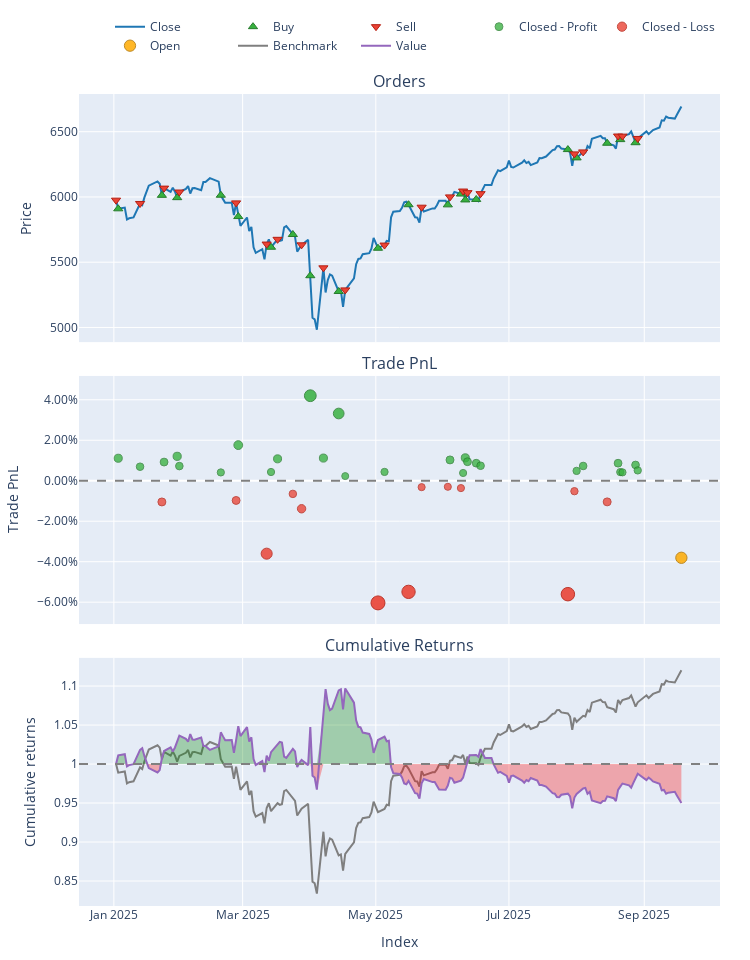

The code cell stored with this chart in its notebook:
### Code cell
import pandas as pd
import numpy as np
from sklearn.ensemble import RandomForestRegressor
from sklearn.metrics import mean_absolute_error
import matplotlib.pyplot as plt

window_years = 3  # nombre d'années de données pour entraîner (ex : 3 ans)
trading_days_per_year = 250
window_size = window_years * trading_days_per_year  # ~750 jours
start_date = '2020-01-01'
end_date = '2025-09-18'
df = data.copy()

features = df.drop(columns=['cible'])
target = df['cible']

# === Initialisation des listes === #
predictions = []
true_values = []
prediction_dates = []
signals = []          # signal d'achat (True) ou non (False)
portfolio_returns = []  # rendement journalier du portefeuille

for current_date in pd.date_range(start=start_date, end=end_date, freq='B'):  # freq='B' = jours ouvrés
    if current_date not in df.index:
        continue

    end_train_idx = df.index.get_loc(current_date)
    start_train_idx = end_train_idx - window_size

    if start_train_idx < 0:
        continue  # pas assez d'historique

    # Définir les fenêtres d'entraînement et de test
    X_train = features.iloc[start_train_idx:end_train_idx]
    y_train = target.iloc[start_train_idx:end_train_idx]

    X_test = features.loc[[current_date]]
    y_test = target.loc[current_date]

    # Entraîner le modèle
    model = RandomForestRegressor(n_estimators=250, random_state=42, n_jobs=-1)
    model.fit(X_train, y_train)

    # Prédire
    y_pred = model.predict(X_test)[0]

    # Stocker
    predictions.append(y_pred)
    true_values.append(y_test)
    prediction_dates.append(current_date)

    # Calculer le signal : acheter si la prédiction est plus haute que le dernier prix connu
    last_price = y_train.iloc[-1]
    signal = y_pred > last_price
    signals.append(signal)

    print(f"Date {current_date.date()} : entraînement modèle, prédiction et backtesting...")

# Pour aligner les dates des rendements (décalage d’un jour par rapport aux signaux)
returns_dates = prediction_dates[1:]

# === Résultats === #
results = pd.DataFrame({
    'Valeur réelle': true_values,
    'Prédiction': predictions,
    'Signal achat': signals
}, index=prediction_dates)

previous_price = df['cible'].reindex(results.index)
long_entries = results['Prédiction'] > previous_price
long_exits = results['Prédiction'] < previous_price

short_entries = results['Prédiction'] < previous_price
short_exits = results['Prédiction'] > previous_price
price = df['cible'].reindex(results.index)

portfolio = vbt.Portfolio.from_signals(
    close=price,
    entries=long_entries,
    exits = long_exits,
    short_entries = short_entries,
    short_exits = short_exits
)

portfolio.plot().show()
print(portfolio.stats())

# === Évaluation === #
mae = mean_absolute_error(results['Valeur réelle'], results['Prédiction'])
print(f"\n✅ MAE global ({start_date} ➜ {end_date}): {mae:.2f}\n")

print(results.head())

# === Performance portefeuille === #
portfolio_returns = np.array(portfolio_returns)
cumulative_returns = np.cumprod(1 + portfolio_returns) - 1

print(f"Retour cumulé du portefeuille: {cumulative_returns[-1]:.2%}")

# === Affichage === #
plt.figure(figsize=(12,6))
plt.plot(results.index, results['Valeur réelle'], label='Valeur réelle', color='blue')
plt.plot(results.index, results['Prédiction'], label='Prédiction', color='red', alpha=0.7)
plt.title("Modèle Random Forest avec fenêtre glissante")
plt.xlabel("Date")
plt.ylabel("S&P 500 (ou cible)")
plt.legend()
plt.grid(True, alpha=0.3)
plt.tight_layout()
plt.show()

### Figure 1 — Plotly figure (JSON) as saved in the notebook; plotly's stock layout.template omitted (floating-point values rounded to 4 significant figures; data arrays with more than 128 entries replaced by an {"elided": "..."} marker saying what was removed)
{"data": [{"legendgroup": "0", "line": {"color": "#1f77b4"}, "name": "Close", "showlegend": true, "type": "scatter", "uid": "d934f40d-a7bc-4e01-9db0-3ce3845ef77c", "x": {"elided": "178 str values"}, "xaxis": "x", "y": {"elided": "178 float values"}, "yaxis": "y"}, {"customdata": [[1.0, 0.03385, 0.0], [3.0, 0.03387, 0.0], [5.0, 0.03392, 0.0], [7.0, 0.03447, 0.0], [9.0, 0.03523, 0.0], [11.0, 0.03601, 0.0], [13.0, 0.03593, 0.0], [15.0, 0.03726, 0.0], [17.0, 0.04016, 0.0], [19.0, 0.03913, 0.0], [21.0, 0.03485, 0.0], [23.0, 0.03284, 0.0], [25.0, 0.03262, 0.0], [27.0, 0.03288, 0.0], [29.0, 0.03354, 0.0], [31.0, 0.03203, 0.0], [33.0, 0.03039, 0.0], [35.0, 0.03022, 0.0], [37.0, 0.03003, 0.0], [39.0, 0.0304, 0.0]], "hovertemplate": "Order Id: %{customdata[0]}<br>Timestamp: %{x}<br>Price: %{y}<br>Size: %{customdata[1]:.6f}<br>Fees: %{customdata[2]:.6f}", "legendgroup": "1", "marker": {"color": "#37B13F", "line": {"color": "rgb(38,123,44)", "width": 1}, "size": 8, "symbol": "triangle-up"}, "mode": "markers", "name": "Buy", "type": "scatter", "uid": "40cc941c-a470-4e23-9782-4cfccc86ddcc", "x": ["2025-01-03T00:00:00.000000000", "2025-01-23T00:00:00.000000000", "2025-01-30T00:00:00.000000000", "2025-02-19T00:00:00.000000000", "2025-02-27T00:00:00.000000000", "2025-03-14T00:00:00.000000000", "2025-03-24T00:00:00.000000000", "2025-04-01T00:00:00.000000000", "2025-04-14T00:00:00.000000000", "2025-05-02T00:00:00.000000000", "2025-05-16T00:00:00.000000000", "2025-06-03T00:00:00.000000000", "2025-06-09T00:00:00.000000000", "2025-06-11T00:00:00.000000000", "2025-06-16T00:00:00.000000000", "2025-07-28T00:00:00.000000000", "2025-08-01T00:00:00.000000000", "2025-08-15T00:00:00.000000000", "2025-08-21T00:00:00.000000000", "2025-08-28T00:00:00.000000000"], "xaxis": "x", "y": [5909.0, 6012.0, 5995.0, 6013.0, 5850.0, 5615.0, 5712.0, 5397.0, 5276.0, 5607.0, 5940.0, 5939.0, 6022.0, 5977.0, 5981.0, 6363.0, 6299.0, 6411.0, 6439.0, 6416.0], "yaxis": "y"}, {"customdata": [[0.0, 0.01674, 0.0], [2.0, 0.03422, 0.0], [4.0, 0.03351, 0.0], [6.0, 0.03433, 0.0], [8.0, 0.03461, 0.0], [10.0, 0.03585, 0.0], [12.0, 0.03616, 0.0], [14.0, 0.0357, 0.0], [16.0, 0.03882, 0.0], [18.0, 0.04149, 0.0], [20.0, 0.03677, 0.0], [22.0, 0.03294, 0.0], [24.0, 0.03274, 0.0], [26.0, 0.03251, 0.0], [28.0, 0.03325, 0.0], [30.0, 0.03383, 0.0], [32.0, 0.03024, 0.0], [34.0, 0.03053, 0.0], [36.0, 0.0299, 0.0], [38.0, 0.03016, 0.0], [40.0, 0.03063, 0.0]], "hovertemplate": "Order Id: %{customdata[0]}<br>Timestamp: %{x}<br>Price: %{y}<br>Size: %{customdata[1]:.6f}<br>Fees: %{customdata[2]:.6f}", "legendgroup": "2", "marker": {"color": "#EA4335", "line": {"color": "rgb(181,31,18)", "width": 1}, "size": 8, "symbol": "triangle-down"}, "mode": "markers", "name": "Sell", "type": "scatter", "uid": "20d87d3a-7b0f-4a1b-9475-b335e652313d", "x": ["2025-01-02T00:00:00.000000000", "2025-01-13T00:00:00.000000000", "2025-01-24T00:00:00.000000000", "2025-01-31T00:00:00.000000000", "2025-02-26T00:00:00.000000000", "2025-03-12T00:00:00.000000000", "2025-03-17T00:00:00.000000000", "2025-03-28T00:00:00.000000000", "2025-04-07T00:00:00.000000000", "2025-04-17T00:00:00.000000000", "2025-05-05T00:00:00.000000000", "2025-05-22T00:00:00.000000000", "2025-06-04T00:00:00.000000000", "2025-06-10T00:00:00.000000000", "2025-06-12T00:00:00.000000000", "2025-06-18T00:00:00.000000000", "2025-07-31T00:00:00.000000000", "2025-08-04T00:00:00.000000000", "2025-08-20T00:00:00.000000000", "2025-08-22T00:00:00.000000000", "2025-08-29T00:00:00.000000000"], "xaxis": "x", "y": [5975.0, 5950.0, 6068.0, 6038.0, 5954.0, 5639.0, 5675.0, 5633.0, 5457.0, 5288.0, 5631.0, 5922.0, 6000.0, 6045.0, 6033.0, 6025.0, 6330.0, 6345.0, 6467.0, 6466.0, 6448.0], "yaxis": "y"}, {"customdata": [[0.0, 0.0, 1.11, 0.0111], [1.0, 1.0, 0.6995, 0.006918], [3.0, 3.0, 0.9286, 0.009218], [4.0, 4.0, 1.225, 0.01205], [5.0, 5.0, 0.7434, 0.007225], [6.0, 6.0, 0.4248, 0.004099], [8.0, 8.0, 1.813, 0.0176], [10.0, 10.0, 0.4352, 0.004306], [11.0, 11.0, 1.096, 0.0108], [14.0, 14.0, 4.222, 0.04199], [15.0, 15.0, 1.172, 0.01119], [16.0, 16.0, 3.518, 0.03321], [17.0, 17.0, 0.2502, 0.002286], [19.0, 19.0, 0.448, 0.004346], [23.0, 23.0, 0.9997, 0.01028], [25.0, 25.0, 0.3741, 0.003822], [26.0, 26.0, 1.11, 0.0113], [27.0, 27.0, 0.9333, 0.009393], [28.0, 28.0, 0.8685, 0.008659], [29.0, 29.0, 0.7493, 0.007407], [32.0, 32.0, 0.4649, 0.004858], [33.0, 33.0, 0.7003, 0.007282], [35.0, 35.0, 0.8304, 0.008663], [36.0, 36.0, 0.4125, 0.004266], [37.0, 37.0, 0.4014, 0.004134], [38.0, 38.0, 0.76, 0.007795], [39.0, 39.0, 0.5011, 0.0051]], "hovertemplate": "Exit Trade Id: %{customdata[0]}<br>Position Id: %{customdata[1]}<br>Exit Timestamp: %{x}<br>PnL: %{customdata[2]:.6f}<br>Return: %{customdata[3]:.2%}", "legendgroup": "3", "marker": {"color": "#37B13F", "line": {"color": "rgb(38,123,44)", "width": 1}, "opacity": [0.7728, 0.762, 0.7679, 0.7752, 0.7628, 0.7547, 0.7895, 0.7552, 0.772, 0.8526, 0.773, 0.8299, 0.75, 0.7553, 0.7707, 0.754, 0.7733, 0.7684, 0.7665, 0.7632, 0.7566, 0.7629, 0.7665, 0.7551, 0.7548, 0.7642, 0.7573], "size": [8.063, 7.558, 7.836, 8.177, 7.595, 7.219, 8.846, 7.243, 8.026, 11.79, 8.073, 10.73, 7.0, 7.248, 7.964, 7.185, 8.086, 7.857, 7.768, 7.617, 7.31, 7.602, 7.769, 7.239, 7.223, 7.664, 7.339], "symbol": "circle"}, "mode": "markers", "name": "Closed - Profit", "type": "scatter", "uid": "e893a596-94ca-49f6-af2a-66ad91650f73", "x": ["2025-01-03T00:00:00.000000000", "2025-01-13T00:00:00.000000000", "2025-01-24T00:00:00.000000000", "2025-01-30T00:00:00.000000000", "2025-01-31T00:00:00.000000000", "2025-02-19T00:00:00.000000000", "2025-02-27T00:00:00.000000000", "2025-03-14T00:00:00.000000000", "2025-03-17T00:00:00.000000000", "2025-04-01T00:00:00.000000000", "2025-04-07T00:00:00.000000000", "2025-04-14T00:00:00.000000000", "2025-04-17T00:00:00.000000000", "2025-05-05T00:00:00.000000000", "2025-06-04T00:00:00.000000000", "2025-06-10T00:00:00.000000000", "2025-06-11T00:00:00.000000000", "2025-06-12T00:00:00.000000000", "2025-06-16T00:00:00.000000000", "2025-06-18T00:00:00.000000000", "2025-08-01T00:00:00.000000000", "2025-08-04T00:00:00.000000000", "2025-08-20T00:00:00.000000000", "2025-08-21T00:00:00.000000000", "2025-08-22T00:00:00.000000000", "2025-08-28T00:00:00.000000000", "2025-08-29T00:00:00.000000000"], "xaxis": "x2", "y": [0.0111, 0.006918, 0.009218, 0.01205, 0.007225, 0.004099, 0.0176, 0.004306, 0.0108, 0.04199, 0.01119, 0.03321, 0.002286, 0.004346, 0.01028, 0.003822, 0.0113, 0.009393, 0.008659, 0.007407, 0.004858, 0.007282, 0.008663, 0.004266, 0.004134, 0.007795, 0.0051], "yaxis": "y2"}, {"customdata": [[2.0, 2.0, -1.067, -0.01048], [7.0, 7.0, -1.015, -0.00975], [9.0, 9.0, -3.778, -0.03603], [12.0, 12.0, -0.6674, -0.006504], [13.0, 13.0, -1.412, -0.01385], [18.0, 18.0, -6.621, -0.06036], [20.0, 20.0, -5.684, -0.0549], [21.0, 21.0, -0.3116, -0.003185], [22.0, 22.0, -0.2925, -0.002999], [24.0, 24.0, -0.3582, -0.003646], [30.0, 30.0, -5.713, -0.05605], [31.0, 31.0, -0.4983, -0.00518], [34.0, 34.0, -1.012, -0.01045]], "hovertemplate": "Exit Trade Id: %{customdata[0]}<br>Position Id: %{customdata[1]}<br>Exit Timestamp: %{x}<br>PnL: %{customdata[2]:.6f}<br>Return: %{customdata[3]:.2%}", "legendgroup": "4", "marker": {"color": "#EA4335", "line": {"color": "rgb(181,31,18)", "width": 1}, "opacity": [0.7712, 0.7693, 0.8372, 0.7609, 0.7799, 0.9, 0.8859, 0.7523, 0.7518, 0.7535, 0.8889, 0.7575, 0.7711], "size": [7.988, 7.9, 11.07, 7.508, 8.394, 14.0, 13.34, 7.108, 7.086, 7.164, 13.48, 7.349, 7.984], "symbol": "circle"}, "mode": "markers", "name": "Closed - Loss", "type": "scatter", "uid": "e534ec4f-87e6-452c-8c9a-3d35a9a2a85d", "x": ["2025-01-23T00:00:00.000000000", "2025-02-26T00:00:00.000000000", "2025-03-12T00:00:00.000000000", "2025-03-24T00:00:00.000000000", "2025-03-28T00:00:00.000000000", "2025-05-02T00:00:00.000000000", "2025-05-16T00:00:00.000000000", "2025-05-22T00:00:00.000000000", "2025-06-03T00:00:00.000000000", "2025-06-09T00:00:00.000000000", "2025-07-28T00:00:00.000000000", "2025-07-31T00:00:00.000000000", "2025-08-15T00:00:00.000000000"], "xaxis": "x2", "y": [-0.01048, -0.00975, -0.03603, -0.006504, -0.01385, -0.06036, -0.0549, -0.003185, -0.002999, -0.003646, -0.05605, -0.00518, -0.01045], "yaxis": "y2"}, {"customdata": [[40.0, 40.0, -3.76, -0.03807]], "hovertemplate": "Exit Trade Id: %{customdata[0]}<br>Position Id: %{customdata[1]}<br>Exit Timestamp: %{x}<br>PnL: %{customdata[2]:.6f}<br>Return: %{customdata[3]:.2%}", "legendgroup": "5", "marker": {"color": "#FFAA00", "line": {"color": "rgb(178,118,0)", "width": 1}, "opacity": [0.8424], "size": [11.31], "symbol": "circle"}, "mode": "markers", "name": "Open", "type": "scatter", "uid": "4c953529-249d-4fd6-b11d-d78bfb3fe0c4", "x": ["2025-09-18T00:00:00.000000000"], "xaxis": "x2", "y": [-0.03807], "yaxis": "y2"}, {"legendgroup": "6", "line": {"color": "#7f7f7f"}, "name": "Benchmark", "showlegend": true, "type": "scatter", "uid": "321d0c42-bfc1-4b6e-acc7-1ff75740f4ec", "x": {"elided": "178 str values"}, "xaxis": "x3", "y": {"elided": "178 float values"}, "yaxis": "y3"}, {"hoverinfo": "skip", "legendgroup": "7", "line": {"color": "rgba(0, 0, 0, 0)", "width": 0}, "opacity": 0, "showlegend": false, "type": "scatter", "uid": "995558df-6859-4602-9a8f-a885d5b11902", "x": {"elided": "178 str values"}, "xaxis": "x3", "y": {"elided": "178 int values"}, "yaxis": "y3"}, {"connectgaps": false, "fill": "tonexty", "fillcolor": "rgba(0, 128, 0, 0.3)", "hoverinfo": "skip", "legendgroup": "7", "line": {"color": "rgba(0, 0, 0, 0)", "width": 0}, "opacity": 0, "showlegend": false, "type": "scatter", "uid": "5a706c56-3732-478a-afcd-79e9615afe11", "x": {"elided": "178 str values"}, "xaxis": "x3", "y": {"elided": "178 float values"}, "yaxis": "y3"}, {"hoverinfo": "skip", "legendgroup": "7", "line": {"color": "rgba(0, 0, 0, 0)", "width": 0}, "opacity": 0, "showlegend": false, "type": "scatter", "uid": "3679d2b7-f1cc-433f-9e9d-d4451eb8346c", "x": {"elided": "178 str values"}, "xaxis": "x3", "y": {"elided": "178 int values"}, "yaxis": "y3"}, {"connectgaps": false, "fill": "tonexty", "fillcolor": "rgba(255, 0, 0, 0.3)", "hoverinfo": "skip", "legendgroup": "7", "line": {"color": "rgba(0, 0, 0, 0)", "width": 0}, "opacity": 0, "showlegend": false, "type": "scatter", "uid": "35cfdf89-2b12-4aee-ace1-bc636dc8e34d", "x": {"elided": "178 str values"}, "xaxis": "x3", "y": {"elided": "178 float values"}, "yaxis": "y3"}, {"legendgroup": "8", "line": {"color": "#9467bd"}, "name": "Value", "showlegend": true, "type": "scatter", "uid": "eaf643dc-4825-4be8-81cd-c11491ae28b0", "x": {"elided": "178 str values"}, "xaxis": "x3", "y": {"elided": "178 float values"}, "yaxis": "y3"}, {"hoverinfo": "skip", "legendgroup": "7", "line": {"color": "rgba(0, 0, 0, 0)", "width": 0}, "opacity": 0, "showlegend": false, "type": "scatter", "uid": "4e155842-150c-4608-8356-3bb98a455cb5", "x": {"elided": "178 str values"}, "xaxis": "x3", "y": {"elided": "178 int values"}, "yaxis": "y3"}], "layout": {"annotations": [{"font": {"size": 16}, "showarrow": false, "text": "Orders", "x": 0.5, "xanchor": "center", "xref": "paper", "y": 1, "yanchor": "bottom", "yref": "paper"}, {"font": {"size": 16}, "showarrow": false, "text": "Trade PnL", "x": 0.5, "xanchor": "center", "xref": "paper", "y": 0.6528, "yanchor": "bottom", "yref": "paper"}, {"font": {"size": 16}, "showarrow": false, "text": "Cumulative Returns", "x": 0.5, "xanchor": "center", "xref": "paper", "y": 0.3056, "yanchor": "bottom", "yref": "paper"}], "height": 960, "legend": {"orientation": "h", "traceorder": "normal", "x": 1, "xanchor": "right", "y": 1.042, "yanchor": "bottom"}, "margin": {"b": 30, "l": 30, "r": 30, "t": 30}, "shapes": [{"line": {"color": "gray", "dash": "dash"}, "type": "line", "x0": 0, "x1": 1, "xref": "paper", "y0": 0, "y1": 0, "yref": "y2"}, {"line": {"color": "gray", "dash": "dash"}, "type": "line", "x0": 0, "x1": 1, "xref": "paper", "y0": 1, "y1": 1, "yref": "y3"}], "showlegend": true, "width": 750, "xaxis": {"anchor": "y", "domain": [0, 1], "matches": "x3", "showticklabels": false}, "xaxis2": {"anchor": "y2", "domain": [0, 1], "matches": "x3", "showticklabels": false}, "xaxis3": {"anchor": "y3", "domain": [0, 1], "title": {"text": "Index"}}, "yaxis": {"anchor": "x", "domain": [0.6944, 1], "title": {"text": "Price"}}, "yaxis2": {"anchor": "x2", "domain": [0.3472, 0.6528], "tickformat": ".2%", "title": {"text": "Trade PnL"}}, "yaxis3": {"anchor": "x3", "domain": [0, 0.3056], "title": {"text": "Cumulative returns"}}}}
